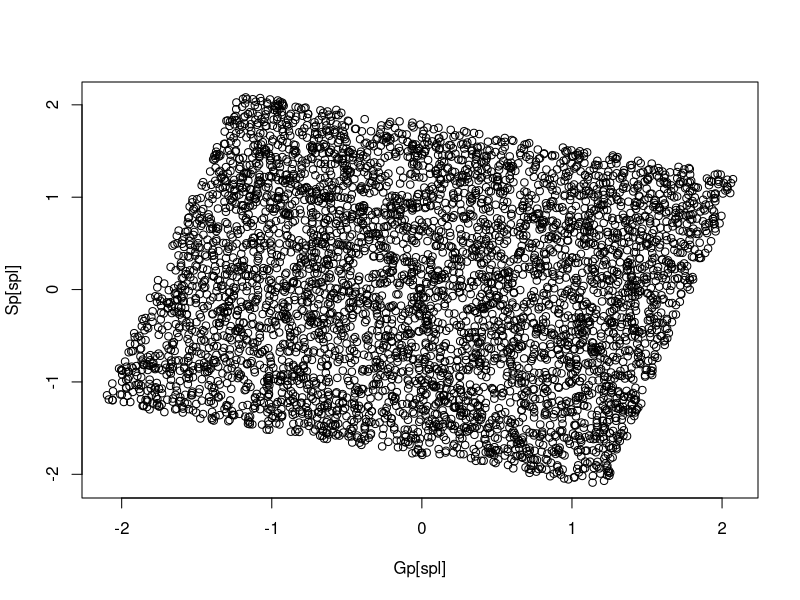
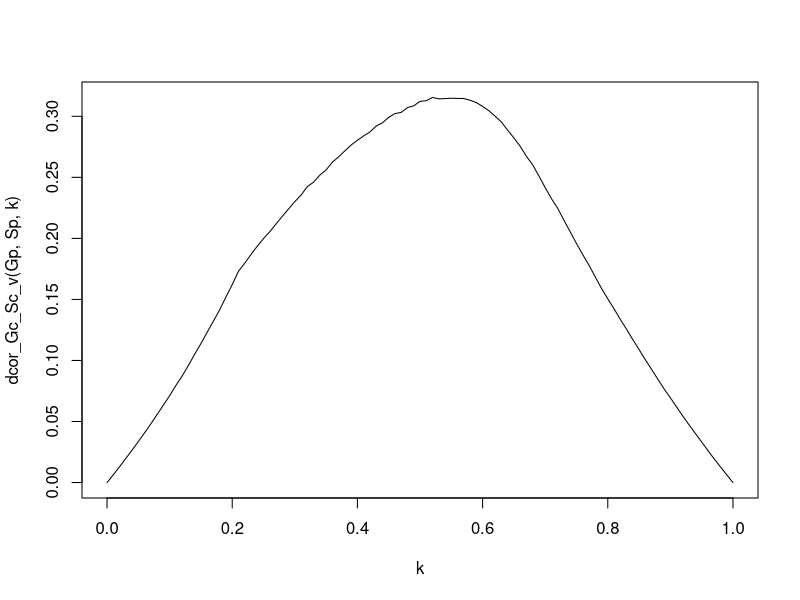

Reproduce these figures in R, in order.

cor_Gc_Sc <- function (Gp, Sp, k) {
  stopifnot(length(Gp) == length(Sp))
  stopifnot(isTRUE(all.equal(mean(Gp), 0)))
  stopifnot(isTRUE(all.equal(mean(Sp), 0)))
  stopifnot(isTRUE(all.equal(var(Gp ), 1)))
  stopifnot(isTRUE(all.equal(var(Sp), 1)))
    
  Ap <- (1 - k) * Sp + k * Gp
  Bp <- k * Sp - (1 - k) * Gp
  
  Gp <- Gp[order(Ap)]
  Sp <- Sp[order(Ap)]
  
  Gp <- matrix(Gp, nrow = 2)
  Sp <- matrix(Sp, nrow = 2)
  
  Gc <- colMeans(Gp)
  Sc <- colMeans(Sp)
  
  # for covariance
  # return(cov(Gc, Sc))
  return(cor(Gc, Sc))
}
cor_Gc_Sc_v <- Vectorize(cor_Gc_Sc, vectorize.args = "k")
dcor_Gc_Sc <- function (Gp, Sp, k) {
  cor_Gc_Sc(Gp, Sp, k) - cor(Gp, Sp)
}
dcor_Gc_Sc_v <- Vectorize(dcor_Gc_Sc, vectorize.args = "k")


# EXAMPLES ====

# normal
N <- 1e6
Gp <- rnorm(N)
Sp <- rnorm(N)
Gp <- c(scale(Gp))
Sp <- c(scale(Sp))

# correlated
# symmetric and concave
N <- 1e6
rho <- 0.99
zeta <- mvtnorm::rmvnorm(N, mean = c(0, 0), sigma = matrix(c(1, rho, rho, 1), 2, 2))
Gp <- zeta[, 1]
Sp <- zeta[, 2]
Gp <- c(scale(Gp))
Sp <- c(scale(Sp))

# negatively correlated
# Result: symmetric, quasiconcave, negative near k = 0 and k = 1.
N <- 1e6
rho <- - 0.9
zeta <- mvtnorm::rmvnorm(N, mean = c(0, 0), sigma = matrix(c(1, rho, rho, 1), 2, 2))
Gp <- zeta[, 1]
Sp <- zeta[, 2]
Gp <- c(scale(Gp))
Sp <- c(scale(Sp))

# L-shaped
# Result: symmetric but not quasiconcave
N <- 3e5
Gp <- c(runif(N/3, 0, 1/2), runif(N/3, 0, 1/2), runif(N/3, -1/2, 0))
Sp <- c(runif(N/3, -1/2, 0), runif(N/3, 0, 1/2), runif(N/3, 0, 1/2))
Gp <- c(scale(Gp))
Sp <- c(scale(Sp))
Gp <- -Gp

# L-shaped and "thin" in one section, positively correlated
# Result: neither symmetric nor q-c
N <- 3e5
Gp <- c(runif(N/3, 0, 1/20), runif(N/3, 0, 1/20), runif(N/3, -1/2, 0))
Sp <- c(runif(N/3, -1/2, 0), runif(N/3, 0, 1/2), runif(N/3, 0, 1/2))
Gp <- c(scale(Gp))
Sp <- c(scale(Sp))
Gp <- -Gp

# uniform, independent
# Result: concave and symmetric
N <- 1e6
Gp <- runif(N)
Sp <- runif(N)
Gp <- c(scale(Gp))
Sp <- c(scale(Sp))

# non q-c distribution, independent (four "squares")
# Result: symmetric, not q-c
# hee hee 
N <- 1e6
Gp <- c(runif(N/2, 0, 1/3), runif(N/2, 2/3, 1))
Sp <- c(runif(N/2, 0, 1/3), runif(N/2, 2/3, 1))
Sp <- sample(Sp)
Gp <- c(scale(Gp))
Sp <- c(scale(Sp))


# non q-c distribution, independent (two oblongs) but
# not invariant to rotations
# Result: not symmetric and not q-c (random?)
N <- 1e6
Gp <- c(runif(N/2, 0, 1/10), runif(N/2, 9/10, 1))
Sp <- runif(N)
Gp <- c(scale(Gp))
Sp <- c(scale(Sp))

# q-c, symmetric in G and S, and independent (thicker in the middle) but
# not invariant to rotations
# Result: symmetric, concave
N <- 1e6
Gp <- c(runif(N/4, 0, 1/3), runif(N/2, 1/3, 2/3), runif(N/4, 2/3, 1))
Sp <- runif(N)
Gp <- c(scale(Gp))
Sp <- c(scale(Sp))


# q-c, symmetric in G and S, independent (thick bar down the middle)
# but not invariant to rotations
# Result: not symmetric, quasiconcave
N <- 1e6
Gp <- c(
         runif(N/10, 0, 0.48), 
         runif(8 * N/10, 0.48, 0.52), 
         runif(N/10, 0.52, 1)
       )
Sp <- runif(N)
Gp <- c(scale(Gp))
Sp <- c(scale(Sp))

# q-c, asymmetric, not independent, A triangle.
# Result: still quasi-concave
N <- 1e6
Gp <- runif(N)
Sp <- runif(N)
upper <- Gp < Sp
Gp <- Gp[upper]
Sp <- Sp[upper]
Gp <- Gp[1:4e5]
Sp <- Sp[1:4e5]
Gp <- c(scale(Gp))
Sp <- c(scale(Sp))

# q-c, lump at top
N <- 1e6
Gp <- c(runif(N * 0.2), runif(N * 0.8, 0.9, 1))
Sp <- c(runif(N * 0.2), runif(N * 0.8, 0.9, 1))
Gp <- c(scale(Gp))
Sp <- c(scale(Sp))


# q-c but should be thinner at rotation of 20 deg or so
N <- 1e6
Gp <- runif(N)
Sp <- runif(N)
rot <- -pi/12
m <- matrix(c(cos(rot), sin(rot), -sin(rot), cos(rot)), 2, 2)
rotated <- m %*% rbind(Gp, Sp)
Gp <- rotated[1,]
Sp <- rotated[2,]
Gp <- c(scale(Gp))
Sp <- c(scale(Sp))

# conclusions so far
# independence doesn't guarantee you Q-C or symmetry
# in general, NONE of symmetry, quasi-concavity, positive change in correlation
# are guaranteed
# maybe independence and QC guarantees you Q-C?
# (or maybe QC alone?)

# EVALUATION ====

# picture
spl <- sample(length(Gp), 5000)
plot(Gp[spl], Sp[spl])
# tests
dcor_Gc_Sc(Gp, Sp, 0)
dcor_Gc_Sc(Gp, Sp, 1)
dcor_Gc_Sc(Gp, Sp, .5)

curve(dcor_Gc_Sc_v(Gp, Sp, k), xname = "k")
